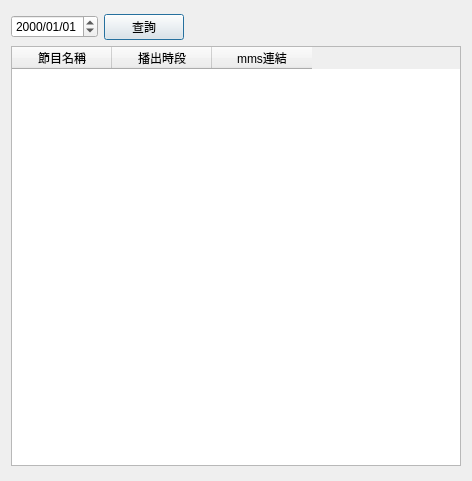
<?xml version="1.0" encoding="UTF-8"?>
<ui version="4.0">
 <class>f_dialog</class>
 <widget class="QDialog" name="f_dialog">
  <property name="geometry">
   <rect>
    <x>0</x>
    <y>0</y>
    <width>472</width>
    <height>481</height>
   </rect>
  </property>
  <property name="minimumSize">
   <size>
    <width>472</width>
    <height>481</height>
   </size>
  </property>
  <property name="focusPolicy">
   <enum>Qt::ClickFocus</enum>
  </property>
  <property name="contextMenuPolicy">
   <enum>Qt::ActionsContextMenu</enum>
  </property>
  <property name="windowTitle">
   <string>古典音樂台 - 經典重現</string>
  </property>
  <property name="whatsThis">
   <string/>
  </property>
  <layout class="QGridLayout" name="gridLayout">
   <item row="0" column="0">
    <layout class="QVBoxLayout" name="verticalLayout">
     <item>
      <layout class="QHBoxLayout" name="horizontalLayout">
       <item>
        <widget class="QDateEdit" name="f_dateEdit">
         <property name="inputMethodHints">
          <set>Qt::ImhDate|Qt::ImhPreferNumbers</set>
         </property>
         <property name="displayFormat">
          <string>yyyy/MM/dd</string>
         </property>
        </widget>
       </item>
       <item>
        <widget class="QPushButton" name="f_qry">
         <property name="text">
          <string>查詢</string>
         </property>
        </widget>
       </item>
       <item>
        <spacer name="horizontalSpacer">
         <property name="orientation">
          <enum>Qt::Horizontal</enum>
         </property>
         <property name="sizeHint" stdset="0">
          <size>
           <width>40</width>
           <height>20</height>
          </size>
         </property>
        </spacer>
       </item>
      </layout>
     </item>
     <item>
      <widget class="QTableWidget" name="f_table">
       <property name="sizePolicy">
        <sizepolicy hsizetype="Expanding" vsizetype="Fixed">
         <horstretch>0</horstretch>
         <verstretch>0</verstretch>
        </sizepolicy>
       </property>
       <property name="minimumSize">
        <size>
         <width>0</width>
         <height>420</height>
        </size>
       </property>
       <property name="sizeAdjustPolicy">
        <enum>QAbstractScrollArea::AdjustToContents</enum>
       </property>
       <property name="editTriggers">
        <set>QAbstractItemView::NoEditTriggers</set>
       </property>
       <attribute name="horizontalHeaderCascadingSectionResizes">
        <bool>true</bool>
       </attribute>
       <attribute name="horizontalHeaderShowSortIndicator" stdset="0">
        <bool>true</bool>
       </attribute>
       <attribute name="verticalHeaderVisible">
        <bool>false</bool>
       </attribute>
       <column>
        <property name="text">
         <string>節目名稱</string>
        </property>
        <property name="font">
         <font>
          <pointsize>9</pointsize>
         </font>
        </property>
       </column>
       <column>
        <property name="text">
         <string>播出時段</string>
        </property>
       </column>
       <column>
        <property name="text">
         <string>mms連結</string>
        </property>
       </column>
      </widget>
     </item>
    </layout>
   </item>
  </layout>
 </widget>
 <tabstops>
  <tabstop>f_dateEdit</tabstop>
  <tabstop>f_qry</tabstop>
  <tabstop>f_table</tabstop>
 </tabstops>
 <resources/>
 <connections/>
</ui>
